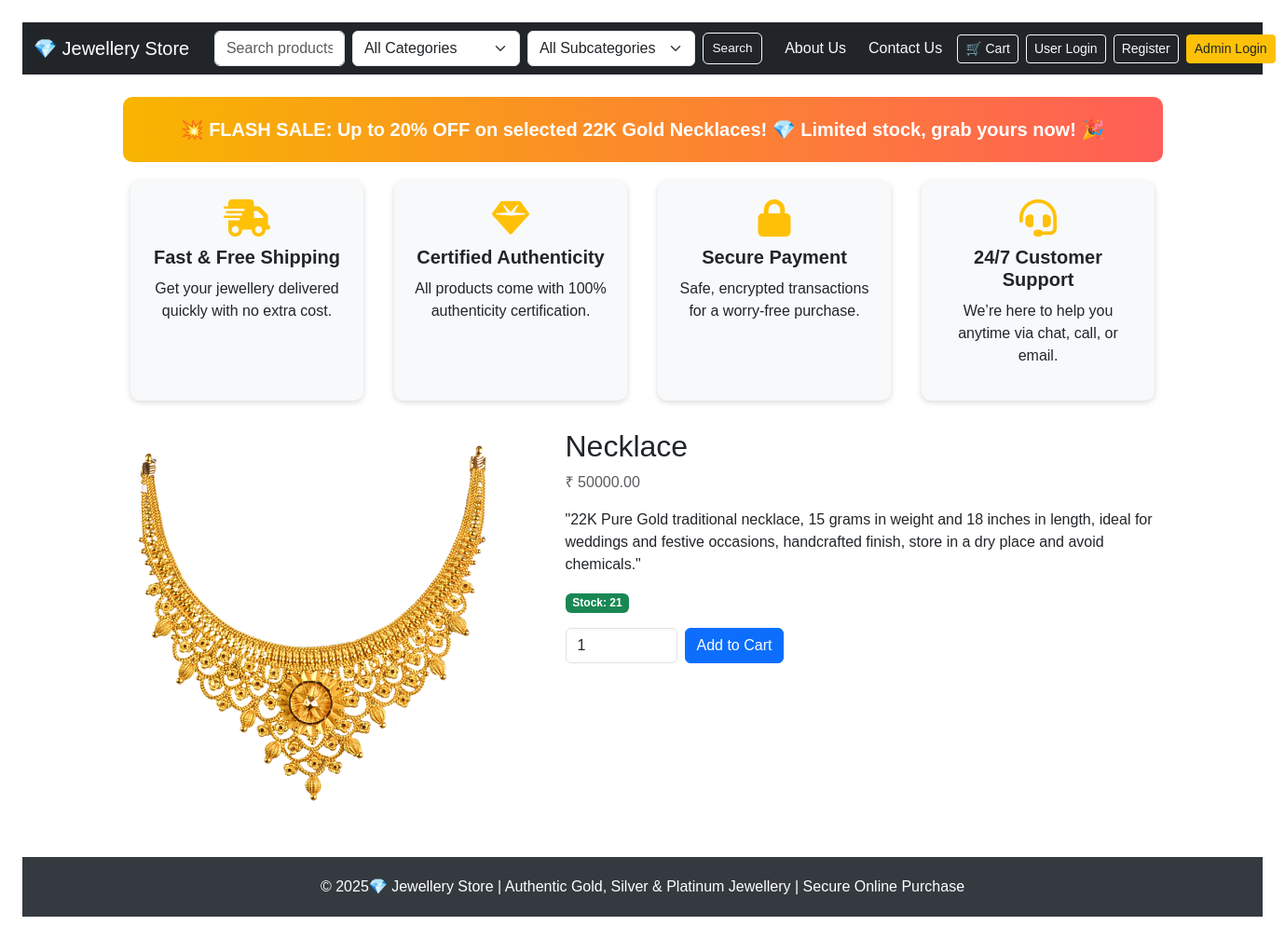
Page /product/1 on the committed database.
### models.py (models this page shows, shortened)
class Product(db.Model):
    __tablename__ = 'product'
    id = db.Column(db.Integer, primary_key=True)
    name = db.Column(db.String(150), nullable=False)
    description = db.Column(db.Text, nullable=True)
    price = db.Column(db.Float, nullable=False)
    stock = db.Column(db.Integer, default=0)
    image = db.Column(db.String(200), nullable=True)
    category_id = db.Column(db.Integer, db.ForeignKey('category.id'))
    category = db.relationship('Category', backref='products')

### routes/product_routes.py (the view)
@product_bp.route("/product/<int:product_id>")
def product_detail(product_id):
    product = Product.query.get_or_404(product_id)
    _save_recently_viewed(product_id)
    stock_status = "In Stock" if product.stock > 0 else "Out of Stock"
    return render_template("product_detail.html", product=product, stock_status=stock_status)

### routes/product_routes.py (called while the page is built)
def _save_recently_viewed(product_id):
    recently_viewed = session.get('recently_viewed', [])
    if product_id in recently_viewed:
        recently_viewed.remove(product_id)
    recently_viewed.insert(0, product_id)
    recently_viewed = recently_viewed[:5]  # Keep max 5 items
    session['recently_viewed'] = recently_viewed
    session.modified = True

### templates/product_detail.html (shortened to what this page needs)
{% extends "base.html" %}
{% from "_csrf.html" import csrf_field %}
{% block content %}
<div class="row">
  <div class="col-md-5">
    <img src="{{ product.image or url_for('static', filename='placeholder.png') }}" class="img-fluid rounded" alt="{{ product.name }}" style="max-height:420px;object-fit:cover;">
  </div>
  <div class="col-md-7">
    <h2>{{ product.name }}</h2>
    <p class="text-muted">₹ {{ '%.2f'|format(product.price) }}</p>
    <p>{{ product.description }}</p>
    <p><span class="badge bg-{{ 'success' if product.stock > 0 else 'secondary' }}">Stock: {{ product.stock }}</span></p>
    <form method="post" action="{{ url_for('product.add_to_cart', product_id=product.id) }}" class="d-flex gap-2">
      <input type="number" name="qty" value="1" min="1" max="{{ product.stock }}" class="form-control" style="width:120px">
      <button class="btn btn-primary" {% if product.stock <= 0 %}disabled{% endif %}>Add to Cart</button>
    </form>
  </div>
</div>
{% endblock %}

### templates/base.html (style rules this page uses)
body { font-family: Arial, sans-serif; margin: 24px; }

### rows in the picture
Product: image (picture), name "Necklace", price "50000.00", description "\"22K Pure Gold traditional necklace, 15 grams in weight and 18 inches in length, ideal for weddings and festive occasions, handcrafted finish, store in a dry place and avoid chemicals.\"", stock "21"
